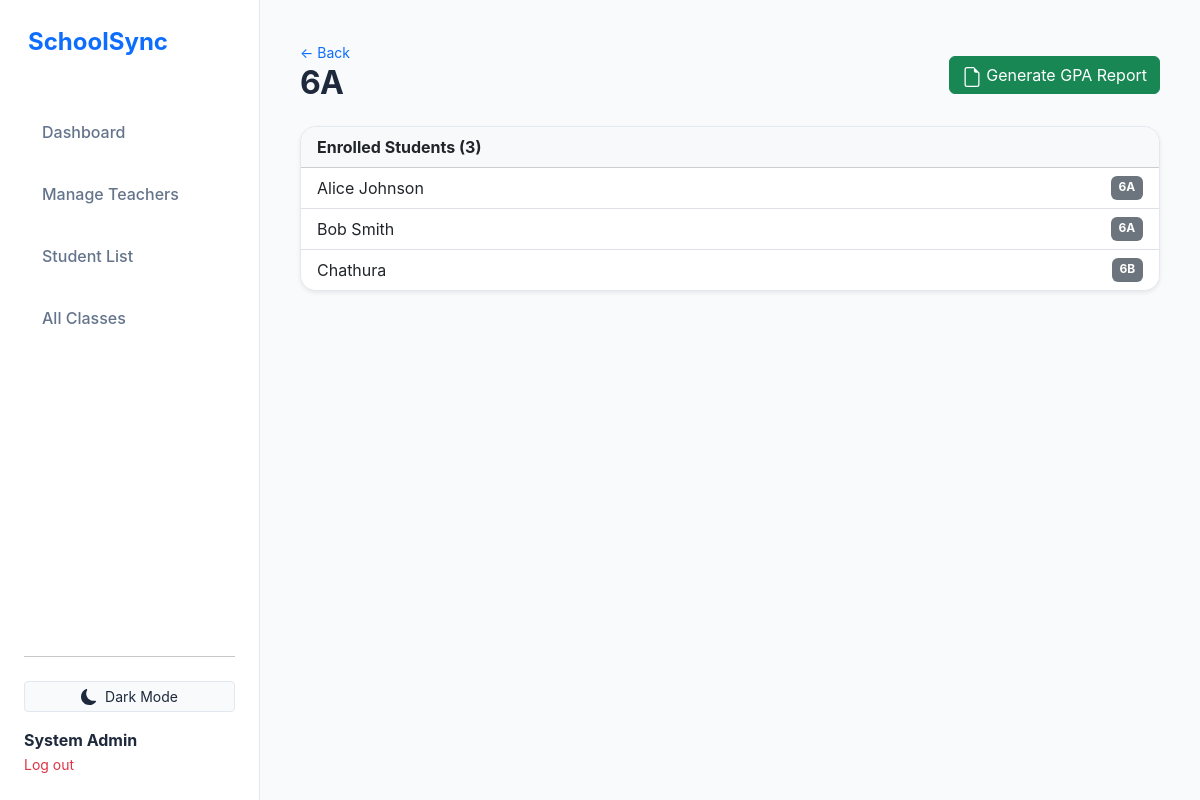
Screenshot of /admin_class_view.php?id=2 (signed in) with the database file from the repository.
### tables this page shows
CREATE TABLE `teacher_classes` (
  `id` int(11) NOT NULL,
  `teacher_id` int(11) NOT NULL,
  `class_name` varchar(100) NOT NULL,
  `created_at` timestamp NOT NULL DEFAULT current_timestamp()
);

CREATE TABLE `students` (
  `id` int(11) NOT NULL,
  `name` varchar(100) NOT NULL,
  `grade` int(11) NOT NULL,
  `class_letter` char(1) NOT NULL
);

### admin_class_view.php (the view, shortened to what this page needs)
<?php
require 'db.php';
$class_id = $_GET['id'] ?? 0;
$stmt = $pdo->prepare("SELECT * FROM teacher_classes WHERE id = ?");
$stmt->execute([$class_id]);
$class = $stmt->fetch();
$stmt = $pdo->prepare("
    SELECT s.* FROM students s
    JOIN class_enrollments ce ON s.id = ce.student_id
    WHERE ce.class_id = ?
    ORDER BY s.name ASC
");
$stmt->execute([$class_id]);
$students = $stmt->fetchAll();
include 'header.php';
?>
<div class="d-flex justify-content-between align-items-center mb-3">
    <div>
        <a href="admin_classes.php" class="text-decoration-none small">&larr; Back</a>
        <h2 class="fw-bold"><?php echo htmlspecialchars($class['class_name']); ?></h2>
    </div>
    <a href="admin_report_generator.php?class_id=<?php echo $class_id; ?>" class="btn btn-success">
        <svg width="20" height="20" fill="currentColor" viewBox="0 0 16 16"><path d="M14 14V4.5L9.5 0H4a2 2 0 0 0-2 2v12a2 2 0 0 0 2 2h8a2 2 0 0 0 2-2zM9.5 3A1.5 1.5 0 0 0 11 4.5h2V14a1 1 0 0 1-1 1H4a1 1 0 0 1-1-1V2a1 1 0 0 1 1-1h5.5v2z"/></svg>
        Generate GPA Report
    </a>
</div>
<div class="card shadow-sm">
    <div class="card-header bg-light">
        <strong>Enrolled Students (<?php echo count($students); ?>)</strong>
    </div>
    <ul class="list-group list-group-flush">
        <?php foreach($students as $s): ?>
            <li class="list-group-item d-flex justify-content-between">
                <span><?php echo htmlspecialchars($s['name']); ?></span>
                <span class="badge bg-secondary"><?php echo $s['grade'].$s['class_letter']; ?></span>
            </li>
        <?php endforeach; ?>
    </ul>
</div>
<?php include 'footer.php'; ?>

### header.php (shortened to what this page needs)
<?php
$current_page = basename($_SERVER['PHP_SELF']);
?>
<!DOCTYPE html>
<html lang="en">
<head>
    <link href="https://cdn.jsdelivr.net/npm/bootstrap@5.3.0/dist/css/bootstrap.min.css" rel="stylesheet">
    <link rel="stylesheet" href="style.css?v=<?php echo time(); ?>">
</head>
    <div class="d-flex">
        <div class="sidebar d-flex flex-column p-4" id="sidebar">
            <div class="mb-5 px-1 d-flex align-items-center justify-content-between text-primary fw-bold">
                 <span class="fs-4 tracking-tight">SchoolSync</span>
            </div>
            <ul class="nav nav-pills flex-column mb-auto gap-2">
                <?php if (isset($_SESSION['role']) && $_SESSION['role'] === 'admin'): ?>
                    <li class="nav-item">
                        <a href="admin_dashboard.php" class="nav-link <?php echo $current_page == 'admin_dashboard.php' ? 'active' : ''; ?>">
                            Dashboard
                        </a>
                    </li>
                    <li class="nav-item">
                        <a href="admin_teachers.php" class="nav-link <?php echo $current_page == 'admin_teachers.php' ? 'active' : ''; ?>">
                            Manage Teachers
                        </a>
                    </li>
                    <li class="nav-item">
                        <a href="admin_students.php" class="nav-link <?php echo $current_page == 'admin_students.php' ? 'active' : ''; ?>">
                            Student List
                        </a>
                    </li>
                    <li class="nav-item">
                        <a href="admin_classes.php" class="nav-link <?php echo $current_page == 'admin_classes.php' ? 'active' : ''; ?>">
                            All Classes
                         </a>
                    </li>
                <?php endif; ?>
            </ul>
            <div class="mt-auto pt-4 border-top border-secondary-subtle">
                <button class="btn btn-sm w-100 mb-3 d-flex align-items-center justify-content-center gap-2"
                        onclick="toggleTheme()"
                        style="background: var(--bg-body); color: var(--text-main); border: 1px solid var(--border-color);">
                    <span id="theme-text">Toggle Theme</span>
                </button>
                <div class="fw-bold text-truncate" style="color: var(--text-main);">
                    <?php echo isset($_SESSION['full_name']) ? htmlspecialchars($_SESSION['full_name']) : 'User'; ?>
                </div>
                <a href="logout.php" class="small text-danger text-decoration-none">Log out</a>
            </div>
        </div>
        <div class="main-content w-100">

### footer.php (shortened to what this page needs)
</div>
    </div>
</body>
</html>

### style.css (style rules this page uses)
:root { --primary: #4F46E5; --primary-hover: #4338CA; --secondary: #64748B; --bg-body: #F8FAFC; --bg-card: #FFFFFF; --bg-sidebar: #FFFFFF; --text-main: #1E293B; --text-muted: #64748B; --text-light: #94A3B8; --border-color: #E2E8F0; --shadow-sm: 0 1px 2px 0 rgb(0 0 0 / 0.05); --shadow-md: 0 4px 6px -1px rgb(0 0 0 / 0.1), 0 2px 4px -2px rgb(0 0 0 / 0.1); --shadow-lg: 0 10px 15px -3px rgb(0 0 0 / 0.1), 0 4px 6px -4px rgb(0 0 0 / 0.1); --sidebar-width: 260px; --radius-lg: 16px; --radius-md: 12px; }
h1, h2, h3, h4, h5, h6 { color: var(--text-main); font-weight: 700; letter-spacing: -0.025em; }
.sidebar { width: var(--sidebar-width); height: 100vh; background: var(--bg-sidebar); position: fixed; border-right: 1px solid var(--border-color); z-index: 1000; transition: all 0.3s ease; }
.main-content { margin-left: var(--sidebar-width); padding: 2.5rem; transition: margin-left 0.3s ease; }
.card { background: var(--bg-card); border: 1px solid var(--border-color); border-radius: var(--radius-lg); box-shadow: var(--shadow-sm); overflow: hidden; transition: transform 0.2s, box-shadow 0.2s, background-color 0.3s, border-color 0.3s; }
.nav-link { padding: 12px 18px; border-radius: 10px; margin-bottom: 6px; color: var(--text-muted); font-weight: 500; transition: all 0.2s; }

### rows the page displays
teacher_classes: class_name "6A"
students: name "Alice Johnson", grade "6", class_letter "A"
students: name "Bob Smith", grade "6", class_letter "A"
students: name "Chathura", grade "6", class_letter "B"

### other values shown
$_SESSION['full_name'] "System Admin"
count($students) "3"
